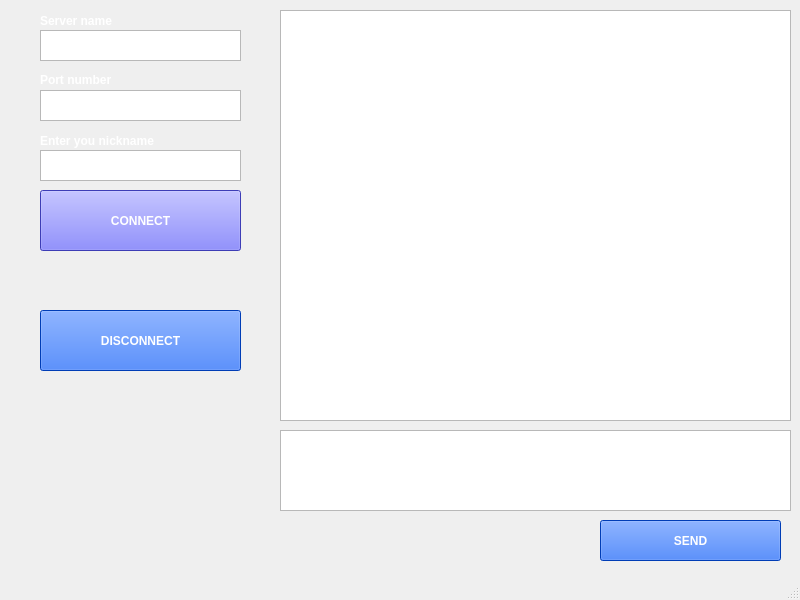
<?xml version="1.0" encoding="UTF-8"?>
<ui version="4.0">
 <class>MainWindow</class>
 <widget class="QMainWindow" name="MainWindow">
  <property name="geometry">
   <rect>
    <x>0</x>
    <y>0</y>
    <width>800</width>
    <height>600</height>
   </rect>
  </property>
  <property name="windowTitle">
   <string>Chat Client </string>
  </property>
  <property name="styleSheet">
   <string notr="true">color: rgb(166, 209, 255);</string>
  </property>
  <widget class="QWidget" name="centralwidget">
   <widget class="QPushButton" name="send">
    <property name="geometry">
     <rect>
      <x>600</x>
      <y>520</y>
      <width>181</width>
      <height>41</height>
     </rect>
    </property>
    <property name="font">
     <font>
      <weight>75</weight>
      <bold>true</bold>
     </font>
    </property>
    <property name="layoutDirection">
     <enum>Qt::LeftToRight</enum>
    </property>
    <property name="styleSheet">
     <string notr="true">background-color: rgb(0, 85, 255);
color: rgb(255, 255, 255);</string>
    </property>
    <property name="text">
     <string>SEND</string>
    </property>
   </widget>
   <widget class="QTextEdit" name="message">
    <property name="geometry">
     <rect>
      <x>280</x>
      <y>430</y>
      <width>511</width>
      <height>81</height>
     </rect>
    </property>
    <property name="toolTip">
     <string>&lt;html&gt;&lt;head/&gt;&lt;body&gt;&lt;p&gt;Write...&lt;/p&gt;&lt;/body&gt;&lt;/html&gt;</string>
    </property>
    <property name="whatsThis">
     <string>&lt;html&gt;&lt;head/&gt;&lt;body&gt;&lt;p&gt;Write..&lt;/p&gt;&lt;/body&gt;&lt;/html&gt;</string>
    </property>
    <property name="styleSheet">
     <string notr="true">color: rgb(255, 255, 255);</string>
    </property>
   </widget>
   <widget class="QPushButton" name="connect">
    <property name="geometry">
     <rect>
      <x>40</x>
      <y>190</y>
      <width>201</width>
      <height>61</height>
     </rect>
    </property>
    <property name="font">
     <font>
      <weight>75</weight>
      <bold>true</bold>
     </font>
    </property>
    <property name="styleSheet">
     <string notr="true">background-color: rgb(85, 85, 255);
color: rgb(255, 255, 255);</string>
    </property>
    <property name="text">
     <string>CONNECT</string>
    </property>
   </widget>
   <widget class="QPushButton" name="disconnect">
    <property name="geometry">
     <rect>
      <x>40</x>
      <y>310</y>
      <width>201</width>
      <height>61</height>
     </rect>
    </property>
    <property name="font">
     <font>
      <weight>75</weight>
      <bold>true</bold>
     </font>
    </property>
    <property name="styleSheet">
     <string notr="true">background-color: rgb(0, 85, 255);
color: rgb(255, 255, 255);</string>
    </property>
    <property name="text">
     <string>DISCONNECT</string>
    </property>
   </widget>
   <widget class="QTextEdit" name="received">
    <property name="geometry">
     <rect>
      <x>280</x>
      <y>10</y>
      <width>511</width>
      <height>411</height>
     </rect>
    </property>
    <property name="styleSheet">
     <string notr="true">color: rgb(255, 255, 255);</string>
    </property>
   </widget>
   <widget class="QTextEdit" name="nick">
    <property name="geometry">
     <rect>
      <x>40</x>
      <y>150</y>
      <width>201</width>
      <height>31</height>
     </rect>
    </property>
   </widget>
   <widget class="QLabel" name="label">
    <property name="geometry">
     <rect>
      <x>40</x>
      <y>130</y>
      <width>141</width>
      <height>21</height>
     </rect>
    </property>
    <property name="font">
     <font>
      <weight>75</weight>
      <bold>true</bold>
     </font>
    </property>
    <property name="styleSheet">
     <string notr="true">color: rgb(255, 255, 255);</string>
    </property>
    <property name="text">
     <string>Enter you nickname</string>
    </property>
   </widget>
   <widget class="QLabel" name="label_2">
    <property name="geometry">
     <rect>
      <x>40</x>
      <y>10</y>
      <width>121</width>
      <height>21</height>
     </rect>
    </property>
    <property name="font">
     <font>
      <weight>75</weight>
      <bold>true</bold>
     </font>
    </property>
    <property name="styleSheet">
     <string notr="true">color: rgb(255, 255, 255);</string>
    </property>
    <property name="text">
     <string>Server name</string>
    </property>
   </widget>
   <widget class="QLabel" name="label_3">
    <property name="geometry">
     <rect>
      <x>40</x>
      <y>70</y>
      <width>121</width>
      <height>20</height>
     </rect>
    </property>
    <property name="font">
     <font>
      <weight>75</weight>
      <bold>true</bold>
     </font>
    </property>
    <property name="styleSheet">
     <string notr="true">color: rgb(255, 255, 255);</string>
    </property>
    <property name="text">
     <string>Port number</string>
    </property>
   </widget>
   <widget class="QTextEdit" name="server_name">
    <property name="geometry">
     <rect>
      <x>40</x>
      <y>30</y>
      <width>201</width>
      <height>31</height>
     </rect>
    </property>
   </widget>
   <widget class="QTextEdit" name="port_number">
    <property name="geometry">
     <rect>
      <x>40</x>
      <y>90</y>
      <width>201</width>
      <height>31</height>
     </rect>
    </property>
   </widget>
   <zorder>message</zorder>
   <zorder>disconnect</zorder>
   <zorder>received</zorder>
   <zorder>nick</zorder>
   <zorder>connect</zorder>
   <zorder>send</zorder>
   <zorder>label</zorder>
   <zorder>label_2</zorder>
   <zorder>label_3</zorder>
   <zorder>server_name</zorder>
   <zorder>port_number</zorder>
  </widget>
  <widget class="QStatusBar" name="statusbar"/>
 </widget>
 <resources/>
 <connections/>
</ui>
